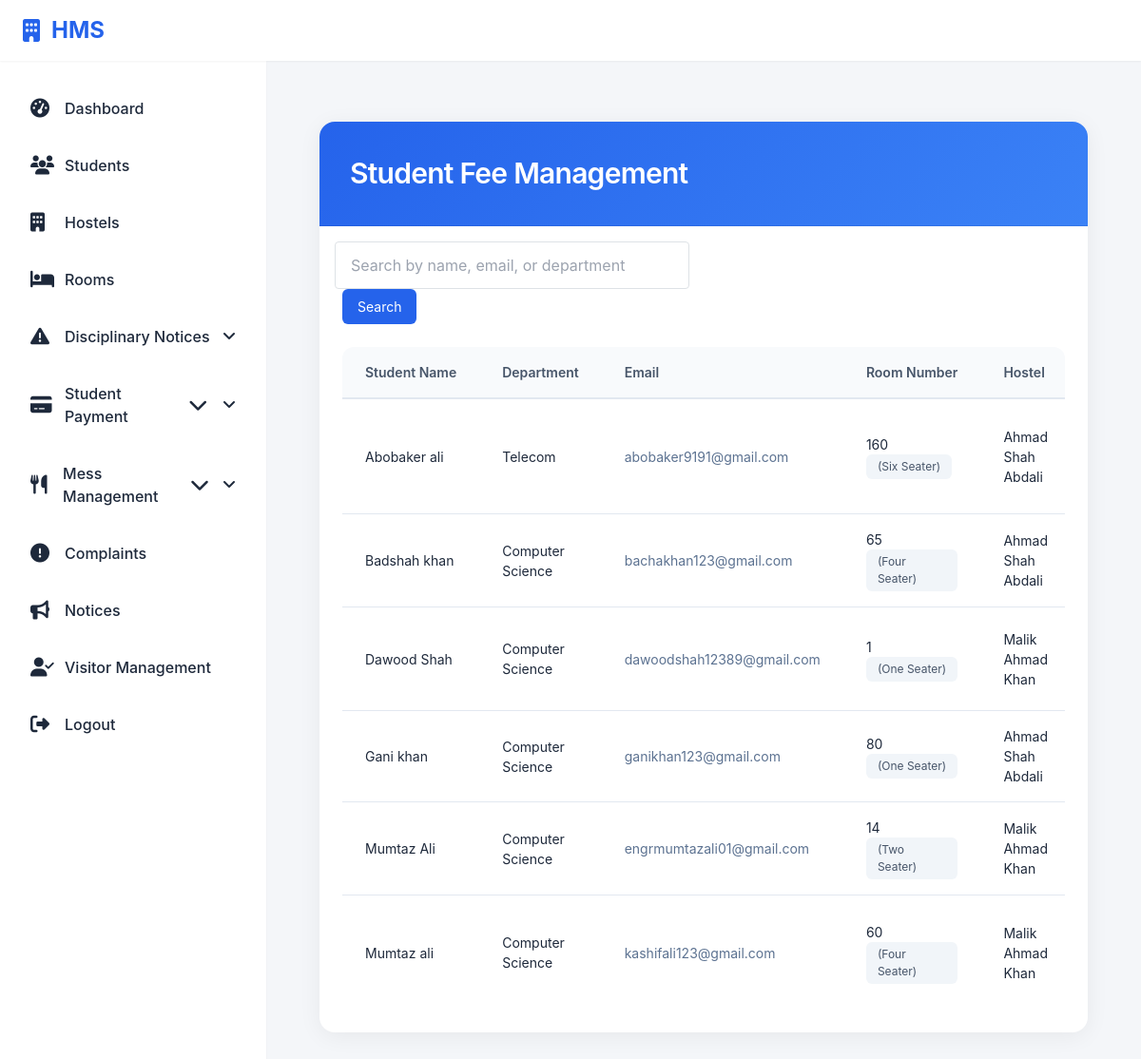
The app's page /hostel/fee-management/ (signed in) with its own data.
### hostel/models.py (models this page shows, shortened)
class Student(models.Model):
    Room_ID = models.ForeignKey(Room, on_delete=models.SET_NULL, null=True, related_name="students")
    Hostel_ID = models.ForeignKey(Hostel, on_delete=models.SET_NULL, null=True)
    PAYMENT_STATUS_CHOICES = [
        ('NOT_PAID', 'Not Paid'),
        ('PARTIALLY_PAID', 'Partially Paid'),
        ('FULLY_PAID', 'Fully Paid'),
    ]
    Student_ID = models.AutoField(primary_key=True)
    Registration_Number = models.CharField(max_length=20, unique=True, null=True, blank=True)
    user = models.OneToOneField(User, on_delete=models.CASCADE, null=True)
    profile_picture = models.ImageField(upload_to='student_profiles/', null=True, blank=True)
    F_Name = models.CharField(max_length=50)
    L_Name = models.CharField(max_length=50)
    Contact_Info = models.CharField(max_length=100)
    Address = models.TextField()
    Department = models.CharField(max_length=100)
    FatherName = models.CharField(max_length=50)
    fee_status = models.CharField(max_length=20, choices=PAYMENT_STATUS_CHOICES, default='NOT_PAID')
    total_paid_amount = models.DecimalField(max_digits=10, decimal_places=2, default=0)
    room_price = models.DecimalField(max_digits=10, decimal_places=2, default=0)
    total_fee = models.DecimalField(max_digits=10, decimal_places=2, default=0)  # Added for storing total fee
    paid_installment_count = models.IntegerField(default=0)  # Added missing field
    def calculate_remaining_fee(self):
        per_installment = self.get_per_semester_fee()
        total_fee = per_installment * 8
        if self.total_fee != total_fee:
            self.total_fee = total_fee
            self.save(update_fields=['total_fee'])
        paid_payments = self.payments.filter(Fee_Status='PAID')
        total_paid = sum(float(payment.Amount_Paid) for payment in paid_payments)
        self.paid_installment_count = len(paid_payments)
        if self.total_paid_amount != total_paid:
            self.total_paid_amount = total_paid
            self.save(update_fields=['total_paid_amount', 'paid_installment_count'])
            self.update_fee_status()
        return max(0, total_fee - total_paid)
    def get_per_semester_fee(self):
        if hasattr(self, 'room_price') and self.room_price > 0:
            return float(self.room_price)
        elif self.Room_ID:
            if hasattr(self.Room_ID, 'Price') and self.Room_ID.Price and self.Room_ID.Price > 0:
                return float(self.Room_ID.Price)
            elif hasattr(self.Room_ID, 'room_type_info') and self.Room_ID.room_type_info:
                return float(self.Room_ID.room_type_info.price)
            else:
                room_type_prices = {
                    "One Seater": 12000,
                    "Two Seater": 10000,
                    "Three Seater": 9000,
                    "Four Seater": 8000,
                    "Five Seater": 7500,
                    "Six Seater": 7000,
                    "Seven Seater": 6500,
                    "Eight Seater": 6000,
                    "Nine Seater": 5500,
                    "Ten Seater": 5000,
                    "Default": 5000
                }
                return float(room_type_prices.get(self.Room_ID.Room_Type, room_type_prices["Default"]))
        return 5000.0  # Default if no room assigned

class Room(models.Model):
    Room_ID = models.AutoField(primary_key=True)
    Room_Type = models.CharField(max_length=20)
    Capacity = models.IntegerField()
    Location = models.CharField(max_length=100)
    Room_No = models.CharField(max_length=10, unique=True)
    Floor_No = models.IntegerField()
    Students_Alloted = models.IntegerField(default=0)
    Hostel_ID = models.ForeignKey('Hostel', on_delete=models.CASCADE)
    room_type_info = models.ForeignKey('RoomType', on_delete=models.SET_NULL, null=True)
    Price = models.DecimalField(max_digits=10, decimal_places=2, default=0)  # Add price field with default value 0
    is_available = models.BooleanField(default=True)  # Room availability status

class Hostel(models.Model):
    Hostel_ID = models.AutoField(primary_key=True)
    Hostel_Name = models.CharField(max_length=255, unique=True)
    No_Of_Rooms = models.IntegerField(default=0)
    No_Of_Students = models.IntegerField(default=0)
    One_Seater_Rooms = models.IntegerField(default=0)
    Two_Seater_Rooms = models.IntegerField(default=0)
    Three_Seater_Rooms = models.IntegerField(default=0)
    Four_Seater_Rooms = models.IntegerField(default=0)
    Five_Seater_Rooms = models.IntegerField(default=0)
    Six_Seater_Rooms = models.IntegerField(default=0)
    Seven_Seater_Rooms = models.IntegerField(default=0)
    Eight_Seater_Rooms = models.IntegerField(default=0)
    Nine_Seater_Rooms = models.IntegerField(default=0)
    Ten_Seater_Rooms = models.IntegerField(default=0)
    One_Seater_Price = models.DecimalField(max_digits=10, decimal_places=2, default=0)
    Two_Seater_Price = models.DecimalField(max_digits=10, decimal_places=2, default=0)
    Three_Seater_Price = models.DecimalField(max_digits=10, decimal_places=2, default=0)
    Four_Seater_Price = models.DecimalField(max_digits=10, decimal_places=2, default=0)
    Five_Seater_Price = models.DecimalField(max_digits=10, decimal_places=2, default=0)
    Six_Seater_Price = models.DecimalField(max_digits=10, decimal_places=2, default=0)
    Seven_Seater_Price = models.DecimalField(max_digits=10, decimal_places=2, default=0)
    Eight_Seater_Price = models.DecimalField(max_digits=10, decimal_places=2, default=0)
    Nine_Seater_Price = models.DecimalField(max_digits=10, decimal_places=2, default=0)
    Ten_Seater_Price = models.DecimalField(max_digits=10, decimal_places=2, default=0)

### hostel/views.py (the view, shortened to what this page needs)
# urls.py: path('fee-management/', views.fee_management, name='fee_management'),
@login_required
def fee_management(request):
    students = Student.objects.all().select_related(
        'user', 'Room_ID', 'Hostel_ID', 'Room_ID__room_type_info'
    ).prefetch_related('payments')
    search_query = request.GET.get('search', '')
    total_students = students.count()
    fully_paid = 0
    partially_paid = 0
    not_paid = 0
    total_fees_expected = 0
    total_fees_collected = 0
    for student in students:
        student.calculate_remaining_fee()
        Payment.update_student_fee_status(student)
        room_price = student.get_per_semester_fee()
        total_fee = student.total_fee
        total_fees_expected += total_fee
        total_paid = student.total_paid_amount
        total_fees_collected += total_paid
        remaining_fee = max(0, total_fee - total_paid)
        student.room_price_display = room_price
        student.total_fee_display = total_fee
        student.total_paid_display = total_paid
        student.remaining_fee_display = remaining_fee
        paid_payments = student.payments.filter(Fee_Status='PAID')
        student.paid_installments = paid_payments.count()
        fee_status_mapping = dict(Student.PAYMENT_STATUS_CHOICES)
        student.fee_status_display = fee_status_mapping.get(student.fee_status, student.fee_status)
        if student.fee_status == 'FULLY_PAID':
            student.status_class = 'status-paid'
            fully_paid += 1
        elif student.fee_status == 'PARTIALLY_PAID':
            student.status_class = 'status-pending'
            partially_paid += 1
        else:  # NOT_PAID
            student.status_class = 'status-unpaid'
            not_paid += 1
    sort_by = request.GET.get('sort', 'name')  # Default sort by name
    if sort_by == 'name':
        students = sorted(students, key=lambda s: f"{s.F_Name} {s.L_Name}")
    elif sort_by == 'fee_status':
        status_priority = {'NOT_PAID': 0, 'PARTIALLY_PAID': 1, 'FULLY_PAID': 2}
        students = sorted(students, key=lambda s: status_priority.get(s.fee_status, 0))
    elif sort_by == 'remaining_fee':
        students = sorted(students, key=lambda s: s.remaining_fee_display, reverse=True)
    collection_percentage = (total_fees_collected / total_fees_expected * 100) if total_fees_expected > 0 else 0
    return render(request, 'payment_management/fee_management.html', {
        'students': students,
        'search_query': search_query,
        'total_students': total_students,
        'fully_paid_count': fully_paid,
        'partially_paid_count': partially_paid,
        'not_paid_count': not_paid,
        'total_fees_expected': total_fees_expected,
        'total_fees_collected': total_fees_collected,
        'collection_percentage': round(collection_percentage, 2),
        'sort_by': sort_by
    })

### hostel/templates/payment_management/fee_management.html (shortened to what this page needs)
{% extends 'base.html' %}
{% block content %}
<link rel="stylesheet" href="https://cdnjs.cloudflare.com/ajax/libs/font-awesome/6.4.0/css/all.min.css"
 />
<div class="container">
    <div class="card">
        <div class="card-header">
            <div class="page-header">
                <h2 class="page-title">Student Fee Management</h2>
            </div>
        </div>
            <div class="search-container">
                <form method="GET" action="{% url 'fee_management' %}">
                    <input type="text" name="search" class="search-input" placeholder="Search by name, email, or department" value="{{ search_query }}">
                    <button type="submit" class="search-btn">Search</button>
                </form>
            </div>
            <div class="table-container">
                <table class="student-table">
                    <thead>
                        <tr>
                            <th>Student Name</th>
                            <th>Department</th>
                            <th>Email</th>
                            <th>Room Number</th>
                            <th>Hostel</th>
                        </tr>
                    </thead>
                    <tbody>
                        {% for student in students %}
                        <tr>
                            <td>{{ student.F_Name }} {{ student.L_Name }}</td>
                            <td>{{ student.Department }}</td>
                            <td class="student-email">{{ student.user.email }}</td>
                            <td>
                                {% if student.Room_ID %}
                                    {{ student.Room_ID.Room_No }}
                                    <span class="room-type">({{ student.Room_ID.Room_Type }})</span>
                                {% else %}
                                    Not Assigned
                                {% endif %}
                            </td>
                            <td>{{ student.Hostel_ID.Hostel_Name }}</td>
                        </tr>
                        {% endfor %}
                    </tbody>
                </table>
            </div>
    </div>
</div>
{% endblock %}

### hostel/static/css/showcase_notice.css (style rules this page uses)
:root { --primary-color: #4a6fdc; --primary-hover: #3d5cba; --success-color: #28a745; --danger-color: #dc3545; --warning-color: #ffc107; --light-gray: #f8f9fa; --medium-gray: #e9ecef; --dark-gray: #343a40; --border-color: #dee2e6; --shadow: 0 0.125rem 0.25rem rgba(0, 0, 0, 0.075); --transition: all 0.2s ease-in-out; }
.card-header { background-color: white; padding: 1.5rem; border-bottom: 1px solid var(--border-color); }
.form-control, input[type="text"], input[type="file"], textarea, select { padding: 0.75rem 1rem; border: 1px solid var(--border-color); border-radius: 0.25rem; font-size: 1rem; width: 100%; transition: var(--transition); }

### hostel/static/css/admin_showcasenotices.css (style rules this page uses)
.card { border: none; border-radius: 10px; box-shadow: 0 4px 12px rgba(0, 0, 0, 0.08); margin-bottom: 2rem; overflow: hidden; }
.card-header { padding: 1rem 1.5rem; border-bottom: 1px solid rgba(0, 0, 0, 0.05); display: flex; justify-content: space-between; align-items: center; }

### hostel/templates/base.html (style rules this page uses)
:root { --primary-color: #2563eb; --background-color: #f8fafc; --text-color: #1e293b; --sidebar-width: 280px; --header-height: 64px; --shadow-sm: 0 1px 2px 0 rgb(0 0 0 / 0.05); }
* { margin: 0; padding: 0; box-sizing: border-box; }
body { font-family: 'Inter', system-ui, -apple-system, sans-serif; background: var(--background-color); color: var(--text-color); min-height: 100vh; position: relative; }

### hostel/templates/payment_management/fee_management.html (style rules this page uses)
:root { --primary: #2563eb; --primary-light: #3b82f6; --success: #059669; --warning: #d97706; --danger: #dc2626; --gray-50: #f8fafc; --gray-100: #f4f6f9; --gray-200: #e2e8f0; --gray-500: #64748b; --gray-600: #475569; --gray-800: #1e293b; }
body { background-color: var(--gray-100); font-family: 'Inter', system-ui, -apple-system, sans-serif; color: var(--gray-800); line-height: 1.5; }
.container { max-width: 1280px; margin: 2rem auto; padding: 0 1.5rem; }
.card { background: white; border-radius: 1rem; box-shadow: 0 4px 24px rgba(0, 0, 0, 0.06); overflow: hidden; }
.card-header { background: linear-gradient(135deg, var(--primary), var(--primary-light)); padding: 2rem; position: relative; overflow: hidden; }
.page-header { display: flex; justify-content: space-between; align-items: center; position: relative; z-index: 1; }
.page-title { color: white; font-size: 1.875rem; font-weight: 600; margin: 0; letter-spacing: -0.025em; }
.search-container { margin: 1rem; display: flex; align-items: center; }
.search-input { padding: 0.5rem 1rem; border: 1px solid var(--gray-200); border-radius: 0.375rem; font-size: 0.875rem; width: 250px; }
.search-btn { padding: 0.5rem 1rem; background: var(--primary); color: white; border: none; border-radius: 0.375rem; font-size: 0.875rem; cursor: pointer; margin-left: 0.5rem; transition: background 0.2s ease; }
.table-container { margin: 1.5rem; border-radius: 0.75rem; overflow: auto; position: relative; }
.student-table { width: 100%; border-collapse: separate; border-spacing: 0; min-width: 1000px; }
.student-table th { background: var(--gray-50); padding: 1rem 1.5rem; font-size: 0.875rem; font-weight: 600; color: var(--gray-600); text-align: left; white-space: nowrap; position: sticky; top: 0; z-index: 10; border-bottom: 2px solid var(--gray-200); }
.student-table td { padding: 1rem 1.5rem; font-size: 0.875rem; border-bottom: 1px solid var(--gray-200); transition: all 0.2s ease; }
.student-table tr:last-child td { border-bottom: none; }
.student-email { color: #5c7291; }
.room-type { display: inline-block; padding: 0.25rem 0.75rem; background: #f1f5f9; border-radius: 0.375rem; font-size: 0.75rem; color: #475569; }

### records on screen
Student: F_Name "Abobaker", L_Name "ali", Department "Telecom", user.email "abobaker9191@gmail.com", Room_ID.Room_No "160", Room_ID.Room_Type "Six Seater", Hostel_ID.Hostel_Name "Ahmad Shah Abdali"
Student: F_Name "Badshah", L_Name "khan", Department "Computer Science", user.email "bachakhan123@gmail.com", Room_ID.Room_No "65", Room_ID.Room_Type "Four Seater", Hostel_ID.Hostel_Name "Ahmad Shah Abdali"
Student: F_Name "Dawood", L_Name "Shah", Department "Computer Science", user.email "dawoodshah12389@gmail.com", Room_ID.Room_No "1", Room_ID.Room_Type "One Seater", Hostel_ID.Hostel_Name "Malik Ahmad Khan"
Student: F_Name "Gani", L_Name "khan", Department "Computer Science", user.email "ganikhan123@gmail.com", Room_ID.Room_No "80", Room_ID.Room_Type "One Seater", Hostel_ID.Hostel_Name "Ahmad Shah Abdali"
Student: F_Name "Mumtaz", L_Name "Ali", Department "Computer Science", user.email "engrmumtazali01@gmail.com", Room_ID.Room_No "14", Room_ID.Room_Type "Two Seater", Hostel_ID.Hostel_Name "Malik Ahmad Khan"
Student: F_Name "Mumtaz", L_Name "ali", Department "Computer Science", user.email "kashifali123@gmail.com", Room_ID.Room_No "60", Room_ID.Room_Type "Four Seater", Hostel_ID.Hostel_Name "Malik Ahmad Khan"
